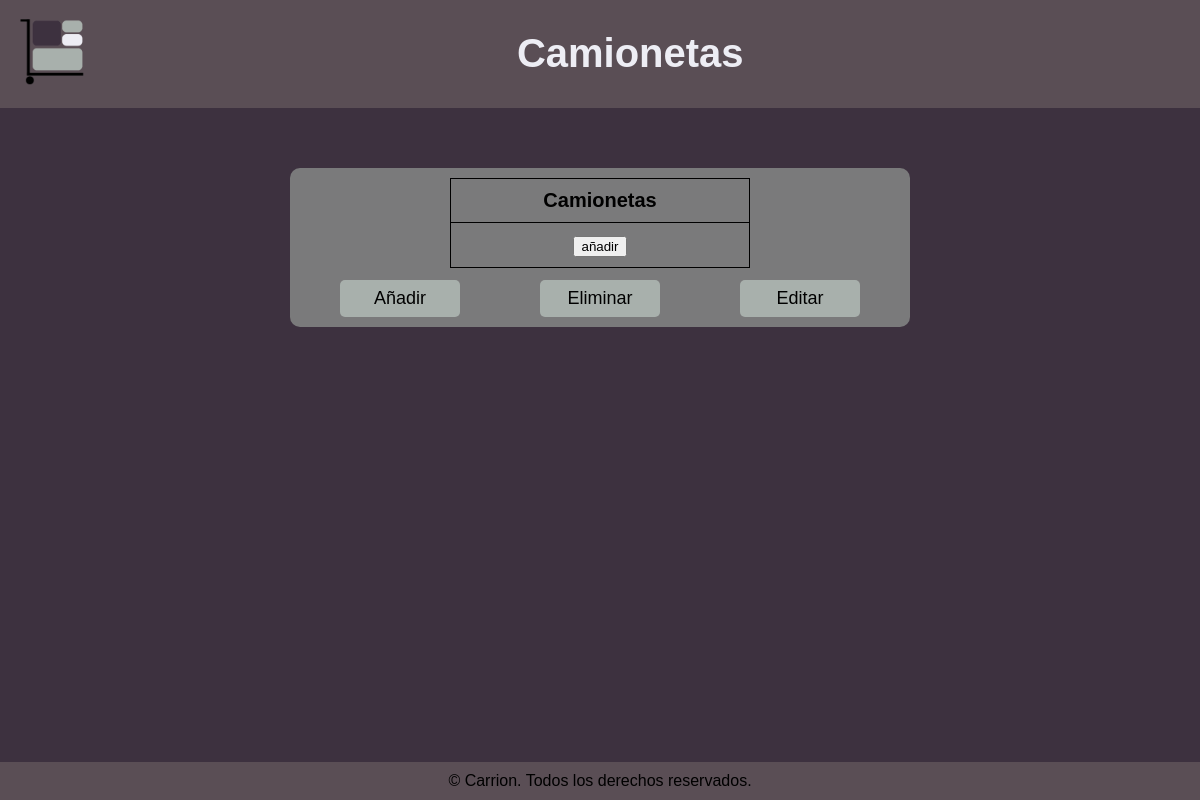
/backoffice/camioneta.php, run on an earlier commit of the app's database.
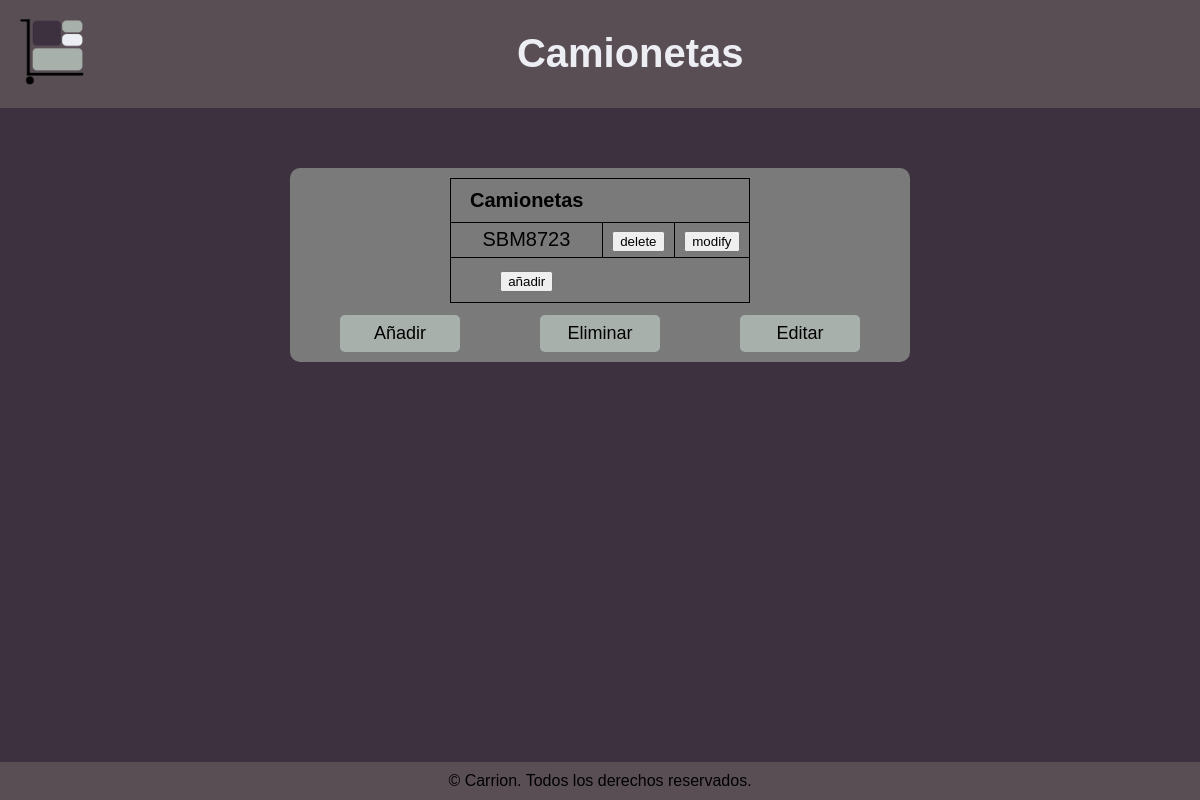
And on a later commit of the database.
### tables this page shows
CREATE TABLE `pickup` (
  `matricula` varchar(7) NOT NULL
);

### backoffice/camioneta.php (the view, shortened to what this page needs)
<!DOCTYPE html>
<html lang="en">
<head>
    <link rel="stylesheet" href="assets/css/paginasBackoffice.css">
</head>
<?php
$db = new Database();
$connection = $db->dbConnect();
$camionetas = $connection->query("select * from pickup;")->fetch_all(MYSQLI_ASSOC);
?>
<body>
    <header>
        <img src="assets/imagenes/LogoA.png" class="logo">
        <h1>Camionetas</h1>
    </header>
    <main>
        <div class="container-table">
            <table>
                <thead>
                    <th>Camionetas</th>
                </thead>
                <tbody>
                    <?php
                    foreach ($camionetas as $camioneta) {
                        echo "<tr>";
                        foreach ($camioneta as $key => $value) {
                            if (isset($value)) {
                                echo "<td>" . $value . "</td>";
                            } else
                                echo "<td>" . "NULL" . "</td>";
                        }
                        echo "<form action='' method='post'>
                        <input type='hidden' name='matricula' value='" . $camioneta['matricula'] . "'>
                        <td><input type='submit' name='delete' value='delete'/></td></form>
                        <form action='editar.php' method='post'>
                        <input type='hidden' name='tipo' value='pickup'>
                        <input type='hidden' name='identificador' value='matricula'>
                        <input type='hidden' name='matricula' value='" . $camioneta['matricula'] . "'>
                        <td><input type='submit' name='modify' value='modify'/></td></form>";
                        echo "</tr>";
                    }
                    ?>
                </tbody>
                <tfoot>
                    <th>
                        <form action="añadir.php" method="post">
                            <input type="submit" name="añadir" value="añadir">
                        </form>
                    </th>
                </tfoot>
            </table>
            <div class="container-button">
                <button class="añadir">Añadir</button> <button class="eliminar">Eliminar</button>
                <button class="editar">Editar</button>
            </div>
        </div>
    </main>
    <footer>
        <p>&copy; Carrion. Todos los derechos reservados.</p>
    </footer>
</body>
</html>

What changed in the data, as far as the page shows it:
added pickup: matricula "SBM8723"
